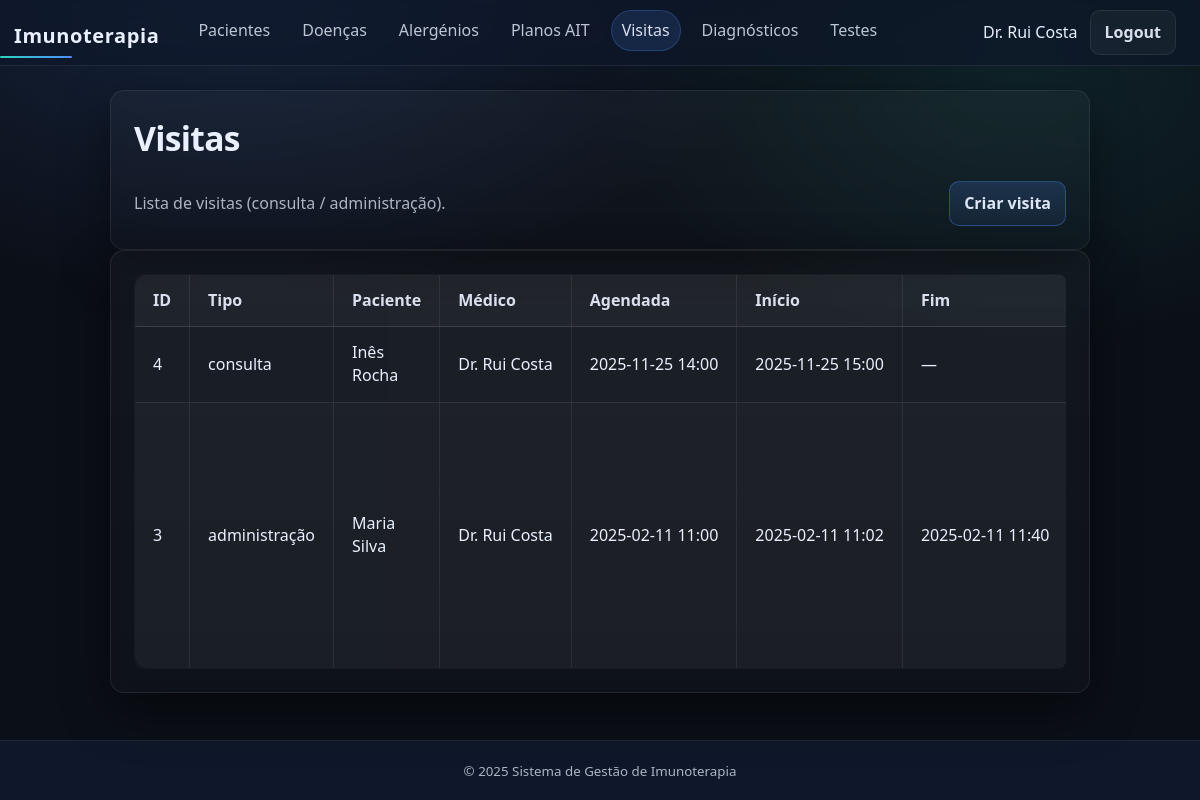
Screenshot of /php/public/visits.php (signed in) with the database file from the repository.
### tables this page shows
CREATE TABLE "Visitas" (
  "id"                 INTEGER PRIMARY KEY,
  "tipo"               TEXT NOT NULL CHECK ("tipo" IN ('consulta','administração')),
  "paciente_id"        INTEGER NOT NULL,
  "médico_id"          INTEGER NOT NULL,
  "data_hora_agendada" TEXT NOT NULL,     -- ISO: YYYY-MM-DD HH:MM
  "data_hora_início"   TEXT NOT NULL,
  "data_hora_fim"      TEXT,              -- opcional
  FOREIGN KEY ("paciente_id") REFERENCES "Pacientes"("id") ON DELETE CASCADE,
  FOREIGN KEY ("médico_id")   REFERENCES "Médicos"("id") ON DELETE RESTRICT,
  CHECK ("data_hora_fim" IS NULL OR "data_hora_fim" >= "data_hora_início")
);

CREATE TABLE "Pacientes" (
  "id"            INTEGER PRIMARY KEY,
  "nome_completo" TEXT NOT NULL,
  "data_nascimento" TEXT NOT NULL,          -- ISO: YYYY-MM-DD
  "sexo"          TEXT NOT NULL CHECK ("sexo" IN ('M','F','X')),
  "telefone"      TEXT,
  "email"         TEXT
);

CREATE TABLE "Médicos" (
  "id"            INTEGER PRIMARY KEY,
  "nome_completo" TEXT    NOT NULL,
  "num_ordem"     TEXT    NOT NULL UNIQUE,
  "especialidade" TEXT    NOT NULL,
  "telefone"      TEXT,
  "email"         TEXT    NOT NULL UNIQUE,
  "password_hash" TEXT
);

### php/public/visits.php (the view, shortened to what this page needs)
<?php
require_once __DIR__ . '/../../includes/auth.php';
try {
  $stmt = $pdo->query('
    SELECT
      v."id",
      v."tipo",
      v."data_hora_agendada",
      v."data_hora_início",
      v."data_hora_fim",
      p."nome_completo" AS paciente_nome,
      m."nome_completo" AS medico_nome,
      a."produto_id",
      a."dose_nº",
      a."fase",
      a."local_administração",
      a."dose_ml",
      a."minutos_observação",
      pr."nome" AS produto_nome,
      CASE WHEN ea."visita_id" IS NULL THEN 0 ELSE 1 END AS tem_evento_adverso
    FROM "Visitas" v
    LEFT JOIN "Pacientes" p ON p."id" = v."paciente_id"
    LEFT JOIN "Médicos"   m ON m."id" = v."médico_id"
    LEFT JOIN "Administração" a ON a."visita_id" = v."id"
    LEFT JOIN "Produtos" pr ON pr."id" = a."produto_id"
    LEFT JOIN "Evento adverso" ea ON ea."visita_id" = v."id"
    ORDER BY v."id" DESC
  ');
  $visits = $stmt->fetchAll();
} catch (Throwable $e) {
  header('Location: ' . $BASE_URL . '/index.php?error=' . urlencode('Erro: ' . $e->getMessage()));
  exit;
}
require_once __DIR__ . '/../../includes/header.php';
?>
<section class="card">
  <h1>Visitas</h1>
  <div style="display:flex; gap:10px; align-items:center; justify-content:space-between; flex-wrap:wrap;">
    <p style="margin:0;">Lista de visitas (consulta / administração).</p>
    <a class="btn btn-primary" href="<?= $BASE_URL ?>/visit_create.php">Criar visita</a>
  </div>
</section>
<section class="card">
 <div class="table-clip">
  <div class="table-scroll">
   <table class="table table-compact visits-table">
    <thead>
      <tr>
        <th>ID</th>
        <th>Tipo</th>
        <th>Paciente</th>
        <th>Médico</th>
        <th>Agendada</th>
        <th>Início</th>
        <th>Fim</th>
      </tr>
    </thead>
    <tbody>
      <?php foreach ($visits as $v): ?>
        <tr>
          <td><?= htmlspecialchars((string)$v['id']) ?></td>
          <td><?= htmlspecialchars((string)$v['tipo']) ?></td>
          <td><?= htmlspecialchars($v['paciente_nome'] ?? '—') ?></td>
          <td><?= htmlspecialchars($v['medico_nome'] ?? '—') ?></td>
          <td><?= htmlspecialchars((string)$v['data_hora_agendada']) ?></td>
          <td><?= htmlspecialchars((string)$v['data_hora_início']) ?></td>
          <td><?= htmlspecialchars(($v['data_hora_fim'] ?? '') ?: '—') ?></td>
        </tr>
      <?php endforeach; ?>
    </tbody>
   </table>
  </div>
 </div>
</section>
<?php require_once __DIR__ . '/../../includes/footer.php'; ?>

### php/public/css/base.css (style rules this page uses)
* { margin: 0; padding: 0; box-sizing: border-box; }
html, body { height: 100%; font-family: var(--font); background: radial-gradient(900px 500px at 20% 0%, rgba(79,140,255,.16), transparent 60%), radial-gradient(800px 500px at 85% 10%, rgba(45,212,191,.10), transparent 55%), var(--bg); color: var(--text); line-height: 1.45; }
a { color: var(--primary); text-decoration: none; }
h1 { font-size: 2.1rem; letter-spacing: -.02em; margin: 0 0 var(--s-2) 0; }
p { color: var(--muted); line-height: 1.6; margin: 0 0 var(--s-2) 0; }
.card { position: relative; border-radius: var(--r-2); padding: var(--s-5); background: transparent; }
.card::before { content: ""; position: absolute; inset: 0; border-radius: var(--r-2); background: linear-gradient(180deg, rgba(255,255,255,.03), rgba(255,255,255,.015)); border: 1px solid var(--border); box-shadow: var(--shadow); backdrop-filter: blur(6px); -webkit-backdrop-filter: blur(6px); pointer-events: none; z-index: 0; }
.card > * { position: relative; z-index: 1; }
body { min-height: 100vh; display: flex; flex-direction: column; }

### php/public/css/components.css (style rules this page uses)
.btn { appearance: none; border: 1px solid var(--border); background: rgba(255,255,255,.04); color: rgba(234,240,255,.92); padding: 10px 14px; border-radius: 10px; font-weight: 600; cursor: pointer; display: inline-flex; align-items: center; justify-content: center; gap: 8px; text-decoration: none; transition: background .2s ease, border-color .2s ease, transform .1s ease; }
.btn-primary { background: linear-gradient(180deg, rgba(79,140,255,.18), rgba(79,140,255,.08)); border-color: rgba(79,140,255,.35); color: rgba(234,240,255,.95); }
.card > * + * { margin-top: 18px; }
.card h1, .card h2 { margin-bottom: 6px; }
.table, .card table { width: 100%; border-collapse: collapse; table-layout: auto; background: rgba(255,255,255,.02); border: 1px solid var(--border); border-radius: var(--r-2); overflow: hidden; }
.table th, .table td, .card table th, .card table td { padding: 14px 18px; border-bottom: 1px solid var(--border); vertical-align: middle; }
.table thead th, .card table thead th { text-align: left; font-weight: 800; color: rgba(234,240,255,.92); background: rgba(255,255,255,.03); border-bottom: 1px solid rgba(255,255,255,.12); }
.table th + th, .table td + td, .card table th + th, .card table td + td { border-left: 1px solid var(--border); }
.table tbody tr:nth-child(even) td, .card table tbody tr:nth-child(even) td { background: rgba(255,255,255,.015); }
.table td, .card table td { white-space: normal; overflow-wrap: normal; word-break: normal; }
.table td:nth-child(2), .table td:nth-child(4), .card table td:nth-child(2), .card table td:nth-child(4) { white-space: nowrap; }
.table td:nth-child(5), .card table td:nth-child(5) { overflow-wrap: break-word; word-break: normal; }
.table-clip { border-radius: calc(var(--r-2) - 6px); overflow: hidden; background: rgba(255,255,255,.02); }
.table-scroll { max-width: 100%; overflow-x: auto; overflow-y: hidden; -webkit-overflow-scrolling: touch; }
.table-scroll .table, .table-scroll table { width: 100%; max-width: 100%; }
.table-visits, .visits-table { table-layout: fixed; min-width: 980px; }
.table-visits td, .visits-table td { white-space: normal; overflow-wrap: normal; word-break: normal; vertical-align: top; }
.table-visits td:nth-child(1), .table-visits td:nth-child(2), .table-visits td:nth-child(5), .table-visits td:nth-child(6), .table-visits td:nth-child(7), .visits-table td:nth-child(1), .visits-table td:nth-child(2), .visits-table td:nth-child(5), .visits-table td:nth-child(6), .visits-table td:nth-child(7) { white-space: nowrap; }
.table-scroll table { width: 100%; }

### php/public/css/forms.css (style rules this page uses)
main.container > .card { max-width: 980px; margin-left: auto; margin-right: auto; }

### php/public/css/theme.css (style rules this page uses)
:root { --bg: #0b0f17; --surface: #111827; --surface-2: #0f172a; --border: rgba(255,255,255,.08); --primary: #4f8cff; --primary-2: #2f6fff; --accent: #2dd4bf; --accent-2: #22c55e; --danger: #fb7185; --text: #eaf0ff; --muted: rgba(234,240,255,.72); --font: system-ui, -apple-system, Segoe UI, Roboto, Arial, sans-serif; --s-1: 6px; --s-2: 10px; --s-3: 14px; --s-4: 18px; --s-5: 24px; --r-1: 10px; --r-2: 14px; --shadow: 0 18px 50px rgba(0,0,0,.45); }

### rows the page displays
visitas: id "4", tipo "consulta", paciente.nome_completo "Inês Rocha", médico.nome_completo "Dr. Rui Costa", data_hora_agendada "2025-11-25 14:00", data_hora_início "2025-11-25 15:00", data_hora_fim "—"
visitas: id "3", tipo "administração", paciente.nome_completo "Maria Silva", médico.nome_completo "Dr. Rui Costa", data_hora_agendada "2025-02-11 11:00", data_hora_início "2025-02-11 11:02", data_hora_fim "2025-02-11 11:40"

### other values shown
$_SESSION['user']['full_name'] "Dr. Rui Costa"
